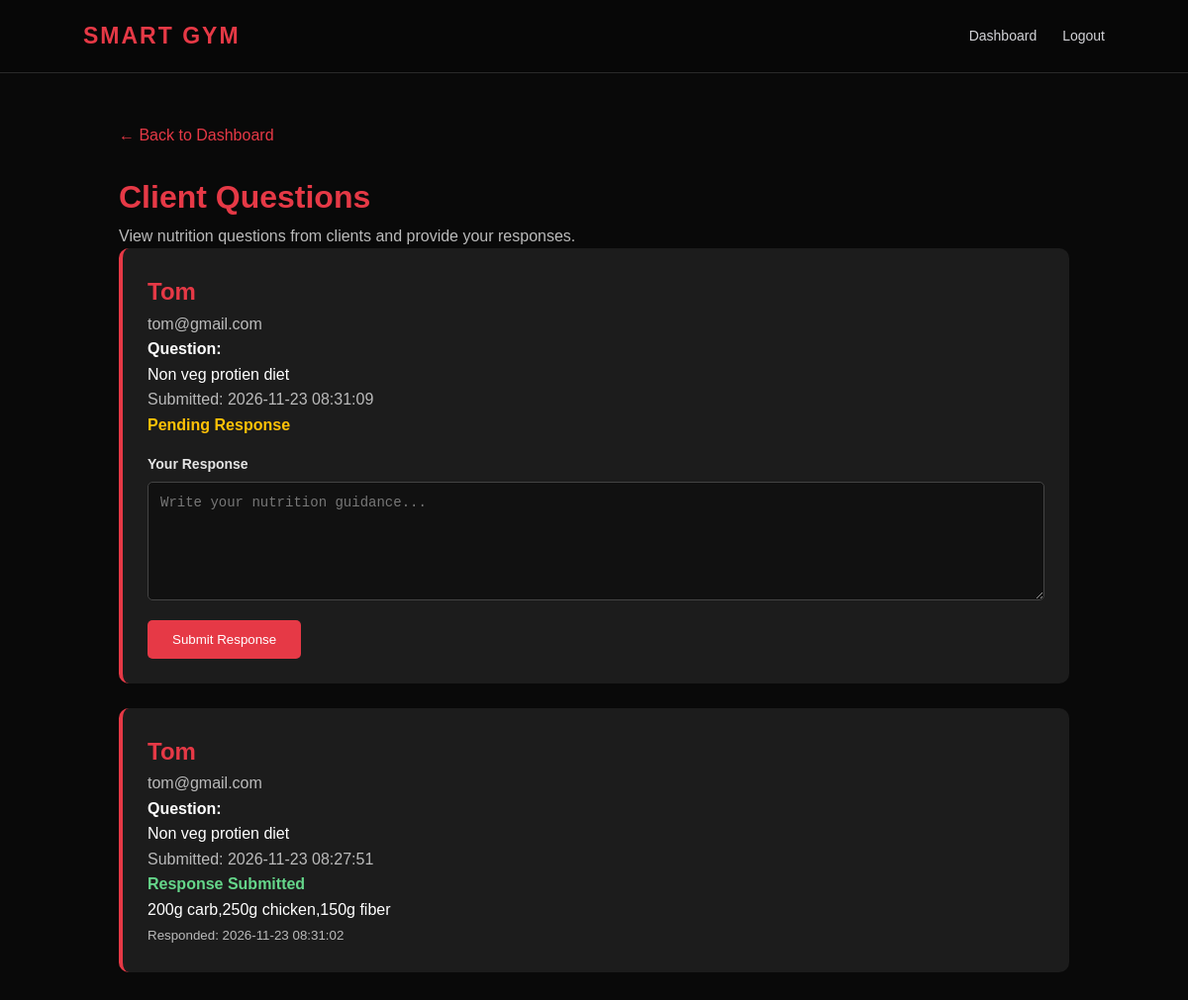
The app's page /dietitian/questions.php (signed in) with its own data.
### tables this page shows
CREATE TABLE `dietitian_questions` (
  `id` int NOT NULL AUTO_INCREMENT,
  `client_id` int NOT NULL,
  `dietitian_id` int NOT NULL,
  `question` text NOT NULL,
  `response` text,
  `status` enum('Pending','Answered') DEFAULT 'Pending',
  `created_at` timestamp NULL DEFAULT CURRENT_TIMESTAMP,
  `responded_at` timestamp NULL DEFAULT NULL,
  PRIMARY KEY (`id`),
  KEY `client_id` (`client_id`),
  KEY `dietitian_id` (`dietitian_id`),
  CONSTRAINT `dietitian_questions_ibfk_1` FOREIGN KEY (`client_id`) REFERENCES `clients` (`id`) ON DELETE CASCADE,
  CONSTRAINT `dietitian_questions_ibfk_2` FOREIGN KEY (`dietitian_id`) REFERENCES `dietitians` (`id`) ON DELETE CASCADE
);

CREATE TABLE `clients` (
  `id` int NOT NULL AUTO_INCREMENT,
  `name` varchar(100) NOT NULL,
  `email` varchar(150) NOT NULL,
  `phone` varchar(15) NOT NULL,
  `password` varchar(255) NOT NULL,
  `created_at` timestamp NULL DEFAULT CURRENT_TIMESTAMP,
  PRIMARY KEY (`id`),
  UNIQUE KEY `email` (`email`)
);

### dietitian/questions.php (the view, shortened to what this page needs)
<?php
require_once "../config/database.php";
$dietitian_id = (int) $_SESSION["dietitian_id"];
$stmt = $conn->prepare("
    SELECT
        dq.id,
        dq.question,
        dq.response,
        dq.status,
        dq.created_at,
        dq.responded_at,
        c.name AS client_name,
        c.email AS client_email
    FROM dietitian_questions dq
    JOIN clients c ON c.id = dq.client_id
    WHERE dq.dietitian_id = ?
    ORDER BY
        CASE WHEN dq.status = 'Pending' THEN 0 ELSE 1 END,
        dq.created_at DESC
");
$stmt->execute([$dietitian_id]);
$questions = $stmt->fetchAll(PDO::FETCH_ASSOC);
?>
<!DOCTYPE html>
<html lang="en">
<head>
    <link rel="stylesheet" href="../assets/css/style.css">
</head>
<body>
<header class="navbar">
    <h2>SMART GYM</h2>
    <nav>
        <a href="dashboard.php">Dashboard</a>
        <a href="logout.php">Logout</a>
    </nav>
</header>
<main class="page">
    <a href="dashboard.php" class="back">← Back to Dashboard</a>
    <h1>Client Questions</h1>
    <p class="muted">
        View nutrition questions from clients and provide your responses.
    </p>
    <?php if ($questions): ?>
        <?php foreach ($questions as $item): ?>
            <section class="card">
                <h2><?= htmlspecialchars($item["client_name"]) ?></h2>
                <p class="muted">
                    <?= htmlspecialchars($item["client_email"]) ?>
                </p>
                <p><strong>Question:</strong></p>
                <p>
                    <?= nl2br(htmlspecialchars($item["question"])) ?>
                </p>
                <p class="muted">
                    Submitted: <?= htmlspecialchars($item["created_at"]) ?>
                </p>
                <?php if ($item["status"] === "Pending"): ?>
                    <p class="pending">Pending Response</p>
                    <form method="POST">
                        <label for="response_<?= (int) $item["id"] ?>">
                            <strong>Your Response</strong>
                        </label>
                        <textarea
                            id="response_<?= (int) $item["id"] ?>"
                            name="response"
                            maxlength="2000"
                            placeholder="Write your nutrition guidance..."
                            required
                        ></textarea>
                        <button type="submit">Submit Response</button>
                    </form>
                <?php else: ?>
                    <p class="answered">Response Submitted</p>
                    <p>
                        <?= nl2br(htmlspecialchars($item["response"] ?? "")) ?>
                    </p>
                    <small class="muted">
                        Responded:
                        <?= htmlspecialchars($item["responded_at"] ?? "") ?>
                    </small>
                <?php endif; ?>
            </section>
        <?php endforeach; ?>
    <?php else: ?>
        <section class="card">
            <p class="muted">No client questions available.</p>
        </section>
    <?php endif; ?>
</main>
</body>
</html>

### assets/css/style.css (style rules this page uses)
:root { --bg: #090909; --surface: #111111; --card: #171717; --card-hover: #202020; --accent: #e63946; --accent-dark: #bd1f2d; --text: #ffffff; --muted: #a1a1aa; --border: #292929; --success: #22c55e; --warning: #f59e0b; --radius: 14px; --shadow: 0 12px 35px rgba(0,0,0,0.3); }
* { margin: 0; padding: 0; box-sizing: border-box; }
html { scroll-behavior: smooth; }
body { font-family: Arial, Helvetica, sans-serif; background: var(--bg); color: var(--text); line-height: 1.6; min-height: 100vh; }
a { color: inherit; }
.navbar { display: flex; justify-content: space-between; align-items: center; padding: 18px 7%; background: rgba(8,8,8,0.94); border-bottom: 1px solid var(--border); position: relative; z-index: 10; backdrop-filter: blur(15px); }
.navbar h2 { color: var(--accent); letter-spacing: 2px; font-size: 23px; font-weight: 800; }
.navbar nav { display: flex; align-items: center; gap: 26px; }
.navbar nav a { color: #d4d4d8; text-decoration: none; font-size: 14px; transition: 0.25s; }
button { font-family: inherit; }
form { margin-top: 15px; }
label { display: block; color: #e5e5e5; margin: 14px 0 7px; font-size: 14px; font-weight: 600; }
input, select, textarea { width: 100%; padding: 13px 15px; background: #101010; border: 1px solid #333; border-radius: 8px; color: white; outline: none; font-size: 14px; transition: 0.25s; }
input::placeholder, textarea::placeholder { color: #777; }
textarea { min-height: 110px; resize: vertical; }

### dietitian/questions.php (style rules this page uses)
.page { max-width: 1000px; margin: auto; padding: 50px 20px; }
h1, h2 { color: #e63946; }
.card { background: #1c1c1c; padding: 25px; border-radius: 10px; margin-bottom: 25px; border-left: 4px solid #e63946; }
.muted { color: #bbb; }
textarea { width: 100%; min-height: 120px; padding: 12px; box-sizing: border-box; background: #111; color: white; border: 1px solid #444; border-radius: 5px; resize: vertical; }
button { margin-top: 12px; padding: 12px 25px; background: #e63946; color: white; border: none; border-radius: 5px; cursor: pointer; }
.pending { color: #ffc107; font-weight: bold; }
.answered { color: #65d68a; font-weight: bold; }
.back { display: inline-block; margin-bottom: 25px; color: #e63946; text-decoration: none; }

### records on screen
dietitian_questions: client.name "Tom", client.email "tom@gmail.com", question "Non veg protien diet", created_at "2026-11-23 08:31:09", response "Write your nutrition guidance..."
dietitian_questions: client.name "Tom", client.email "tom@gmail.com", question "Non veg protien diet", created_at "2026-11-23 08:27:51", response "200g carb,250g chicken,150g fiber", responded_at "2026-11-23 08:31:02"
